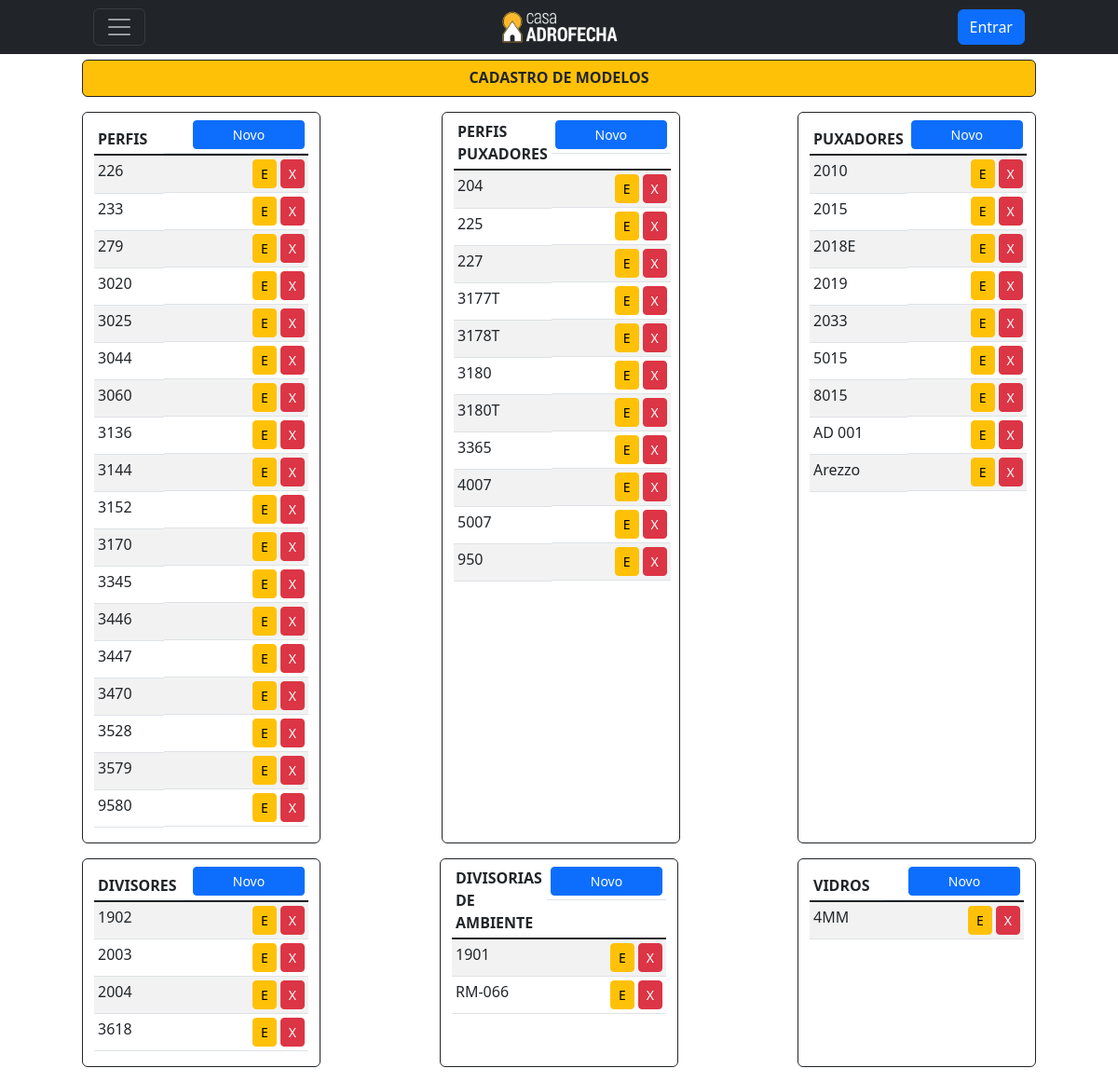
The page /listar/modelos/ on the database its author committed.
### cadastros/models.py (models this page shows)
class ModeloPerfil(models.Model):
    modelo = models.CharField(max_length=10, unique=True)
    class Meta:
        verbose_name = 'Modelo Perfil'
        verbose_name_plural = 'Modelo Perfis'
        ordering = ["modelo"]
    def __str__(self):
        return self.modelo

class ModeloPerfilPuxador(models.Model):
    modelo = models.CharField(max_length=10, unique=True)
    class Meta:
        verbose_name = 'Modelo Perfil Puxador'
        verbose_name_plural = 'Modelo Perfis Puxadores'
        ordering = ["modelo"]
    def __str__(self):
        return self.modelo

class ModeloPuxador(models.Model):
    modelo = models.CharField(max_length=10, unique=True)
    class Meta:
        verbose_name = 'Modelo Puxador'
        verbose_name_plural = 'Modelo Puxadores'
        ordering = ["modelo"]
    def __str__(self):
        return self.modelo

class ModeloDivisor(models.Model):
    modelo = models.CharField(max_length=10, unique=True)
    class Meta:
        verbose_name = 'Modelo Divisor'
        verbose_name_plural = 'Modelo Divisores'
        ordering = ["modelo"]
    def __str__(self):
        return self.modelo

class ModeloDivisoriaAmbiente(models.Model):
    modelo = models.CharField(max_length=10, unique=True)
    class Meta:
        verbose_name = 'Modelo Divisoria Ambiente'
        verbose_name_plural = 'Modelos Divisorias Ambiente'
        ordering = ["modelo"]
    def __str__(self):
        return self.modelo

class ModeloVidro(models.Model):
    modelo = models.CharField(max_length=10, unique=True)
    class Meta:
        verbose_name = 'Modelo Vidro'
        verbose_name_plural = 'Modelos Vidros'
        ordering = ["modelo"]
    def __str__(self):
        return self.modelo

### cadastros/views.py (the view)
# urls.py: path('listar/modelos/', Modelos, name='listar-modelos'),
def Modelos (request):
    modeloperfil = ModeloPerfil.objects.all()
    modeloperfilpuxador = ModeloPerfilPuxador.objects.all()
    modelopuxador = ModeloPuxador.objects.all()
    modelodivisor = ModeloDivisor.objects.all()
    modelodivisoriaambiente = ModeloDivisoriaAmbiente.objects.all()
    modelovidro = ModeloVidro.objects.all()
    return render(request, 'cadastros/listas/modelos.html', {'modeloperfil': modeloperfil,
                                                             'modeloperfilpuxador': modeloperfilpuxador,
                                                             'modelopuxador': modelopuxador,
                                                             'modelodivisor': modelodivisor,
                                                             'modelodivisoriaambiente': modelodivisoriaambiente,
                                                             'modelovidro': modelovidro})

### cadastros/templates/cadastros/listas/modelos.html (shortened to what this page needs)
{% extends 'base.html' %}
{% block content %}
<header class="mt-5 pt-3">
  <div>
      <div class="bg-warning rounded text-dark border border-dark container h-10 d-flex align-items-center justify-content-center">
        <h1><strong>CADASTRO DE MODELOS</strong></h1>
      </div>
  </div>
</header>
<div class="container mt-3">
  <div class="d-flex justify-content-between row">
      <div class="me-1 border-dark rounded border mb-3 col-3">
          <table class="mt-1 table table-sm table-striped">
            <thead>
              <tr>
                <th>PERFIS</th>
                <th class="d-flex justify-content-end"><a href="{% url 'cadastrar-modelo-perfil' %}" style="width: 120px;" class="btn btn-primary bg-primary btn-sm">Novo</a></th>
              </tr>
            </thead>
            <tbody class="table-group-divider">
                {% for perfil in modeloperfil|dictsort:"modelo" %}
                <tr>
                    <td>{{ perfil }}</td>
                    <td class="d-flex justify-content-end">
                        <a href="{% url 'editar-modelo-perfil' perfil.pk %}" class="me-1 btn btn-warning btn-sm" title="Editar">E</a>
                        <a href="{% url 'excluir-modelo-perfil' perfil.pk %}" class="btn btn-danger btn-sm" title="Excluir">X</a>
                    </td>
                </tr>
                {% empty %}
                    <tr>
                        <td colspan="3">Nenhum modelo de perfil cadastrado</td>
                    </tr>
                {% endfor %}
            </tbody>
          </table>
      </div>
      <div class="border-dark rounded border mb-3 col-3">
          <table class="mt-1 table table-sm table-striped">
            <thead>
              <tr>
                <th>PERFIS PUXADORES</th>
                <th class="d-flex justify-content-end"><a href="{% url 'cadastrar-modelo-perfilpuxador' %}" style="width: 120px;" class="btn btn-primary bg-primary btn-sm">Novo</a></th>
              </tr>
            </thead>
            <tbody class="table-group-divider ">
                {% for perfilpuxador in modeloperfilpuxador|dictsort:"modelo" %}
                <tr>
                    <td>{{ perfilpuxador }}</td>
                    <td class="d-flex justify-content-end">
                        <a href="{% url 'editar-modelo-perfilpuxador' perfilpuxador.pk %}" class="me-1 btn btn-warning btn-sm" title="Editar">E</a>
                        <a href="{% url 'excluir-modelo-perfilpuxador' perfilpuxador.pk %}" class="btn btn-danger btn-sm" title="Excluir">X</a>
                    </td>
                </tr>
                {% empty %}
                    <tr>
                        <td colspan="3">Nenhum modelo de perfil puxador cadastrado</td>
                    </tr>
                {% endfor %}
            </tbody>
          </table>
    </div>
      <div class="border-dark rounded border mb-3 col-3">
          <table class="mt-1 table table-sm table-striped">
            <thead>
              <tr>
                <th>PUXADORES</th>
                <th class="d-flex justify-content-end"><a href="{% url 'cadastrar-modelo-puxador' %}" style="width: 120px;" class="btn btn-primary bg-primary btn-sm">Novo</a></th>
              </tr>
            </thead>
            <tbody class="table-group-divider ">
                {% for puxador in modelopuxador|dictsort:"modelo" %}
                <tr>
                    <td>{{ puxador }}</td>
                    <td class="d-flex justify-content-end">
                        <a href="{% url 'editar-modelo-puxador' puxador.pk %}" class="me-1 btn btn-warning btn-sm" title="Editar">E</a>
                        <a href="{% url 'excluir-modelo-puxador' puxador.pk %}" class="btn btn-danger btn-sm" title="Excluir">X</a>
                    </td>
                </tr>
                {% empty %}
                    <tr>
                        <td colspan="3">Nenhum modelo de puxador cadastrado</td>
                    </tr>
                {% endfor %}
            </tbody>
          </table>
    </div>
      <div class="border-dark rounded border mb-3 col-3">
          <table class="mt-1 table table-sm table-striped">
            <thead>
              <tr>
                <th>DIVISORES</th>
                <th class="d-flex justify-content-end"><a href="{% url 'cadastrar-modelo-divisor' %}" style="width: 120px;" class="btn btn-primary bg-primary btn-sm">Novo</a></th>
              </tr>
            </thead>
            <tbody class="table-group-divider ">
                {% for divisor in modelodivisor|dictsort:"modelo" %}
                <tr>
                    <td>{{ divisor }}</td>
                    <td class="d-flex justify-content-end">
                        <a href="{% url 'editar-modelo-divisor' divisor.pk %}" class="me-1 btn btn-warning btn-sm" title="Editar">E</a>
                        <a href="{% url 'excluir-modelo-divisor' divisor.pk %}" class="btn btn-danger btn-sm" title="Excluir">X</a>
                    </td>
                </tr>
                {% empty %}
                    <tr>
                        <td colspan="3">Nenhum modelo de divisor cadastrado</td>
                    </tr>
                {% endfor %}
            </tbody>
          </table>
    </div>
      <div class="border-dark rounded border mb-3 col-3">
          <table class="mt-1 table table-sm table-striped">
            <thead>
              <tr>
                <th>DIVISORIAS DE AMBIENTE</th>
                <th class="d-flex justify-content-end"><a href="{% url 'cadastrar-modelo-divisoriaambiente' %}" style="width: 120px;" class="btn btn-primary bg-primary btn-sm">Novo</a></th>
              </tr>
            </thead>
            <tbody class="table-group-divider ">
                {% for divisoriaambiente in modelodivisoriaambiente|dictsort:"modelo" %}
                <tr>
                    <td>{{ divisoriaambiente }}</td>
                    <td class="d-flex justify-content-end">
                        <a href="{% url 'editar-modelo-divisoriaambiente' divisoriaambiente.pk %}" class="me-1 btn btn-warning btn-sm" title="Editar">E</a>
                        <a href="{% url 'excluir-modelo-divisoriaambiente' divisoriaambiente.pk %}" class="btn btn-danger btn-sm" title="Excluir">X</a>
                    </td>
                </tr>
                {% empty %}
                    <tr>
                        <td colspan="3">Nenhum modelo de divisoria de ambiente cadastrado</td>
                    </tr>
                {% endfor %}
            </tbody>
          </table>
    </div>
      <div class="border-dark rounded border mb-3 col-3">
          <table class="mt-1 table table-sm table-striped">
            <thead>
              <tr>
                <th>VIDROS</th>
                <th class="d-flex justify-content-end"><a href="{% url 'cadastrar-modelo-vidro' %}" style="width: 120px;" class="btn btn-primary bg-primary btn-sm">Novo</a></th>
              </tr>
            </thead>
            <tbody class="table-group-divider ">
                {% for vidro in modelovidro|dictsort:"modelo" %}
                <tr>
                    <td>{{ vidro }}</td>
                    <td class="d-flex justify-content-end">
                        <a href="{% url 'editar-modelo-vidro' vidro.pk %}" class="me-1 btn btn-warning btn-sm" title="Editar">E</a>
                        <a href="{% url 'excluir-modelo-vidro' vidro.pk %}" class="btn btn-danger btn-sm" title="Excluir">X</a>
                    </td>
                </tr>
                {% empty %}
                    <tr>
                        <td colspan="3">Nenhum modelo de vidro cadastrado</td>
                    </tr>
                {% endfor %}
            </tbody>
          </table>
    </div>
  </div>
</div>
{% endblock %}

### rows shown on the page
ModeloPerfil: modelo "226"
ModeloPerfil: modelo "233"
ModeloPerfil: modelo "279"
ModeloPerfil: modelo "3020"
ModeloPerfil: modelo "3025"
ModeloPerfil: modelo "3044"
ModeloPerfil: modelo "3060"
ModeloPerfil: modelo "3136"
ModeloPerfil: modelo "3144"
ModeloPerfil: modelo "3152"
ModeloPerfil: modelo "3170"
ModeloPerfil: modelo "3345"
ModeloPerfil: modelo "3446"
ModeloPerfil: modelo "3447"
ModeloPerfil: modelo "3470"
ModeloPerfil: modelo "3528"
ModeloPerfil: modelo "3579"
ModeloPerfil: modelo "9580"
ModeloPerfilPuxador: modelo "204"
ModeloPerfilPuxador: modelo "225"
ModeloPerfilPuxador: modelo "227"
ModeloPerfilPuxador: modelo "3177T"
ModeloPerfilPuxador: modelo "3178T"
ModeloPerfilPuxador: modelo "3180"
ModeloPerfilPuxador: modelo "3180T"
ModeloPerfilPuxador: modelo "3365"
ModeloPerfilPuxador: modelo "4007"
ModeloPerfilPuxador: modelo "5007"
ModeloPerfilPuxador: modelo "950"
ModeloPuxador: modelo "2010"
ModeloPuxador: modelo "2015"
ModeloPuxador: modelo "2018E"
ModeloPuxador: modelo "2019"
ModeloPuxador: modelo "2033"
ModeloPuxador: modelo "5015"
ModeloPuxador: modelo "8015"
ModeloPuxador: modelo "AD 001"
ModeloPuxador: modelo "Arezzo"
ModeloDivisor: modelo "1902"
ModeloDivisor: modelo "2003"
ModeloDivisor: modelo "2004"
ModeloDivisor: modelo "3618"
ModeloDivisoriaAmbiente: modelo "1901"
ModeloDivisoriaAmbiente: modelo "RM-066"
ModeloVidro: modelo "4MM"
